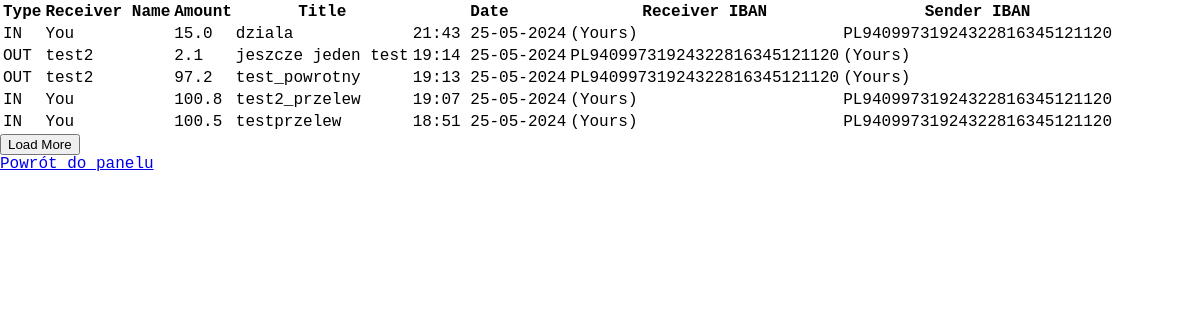
Before: /transfer_history (signed in) with the older database file.
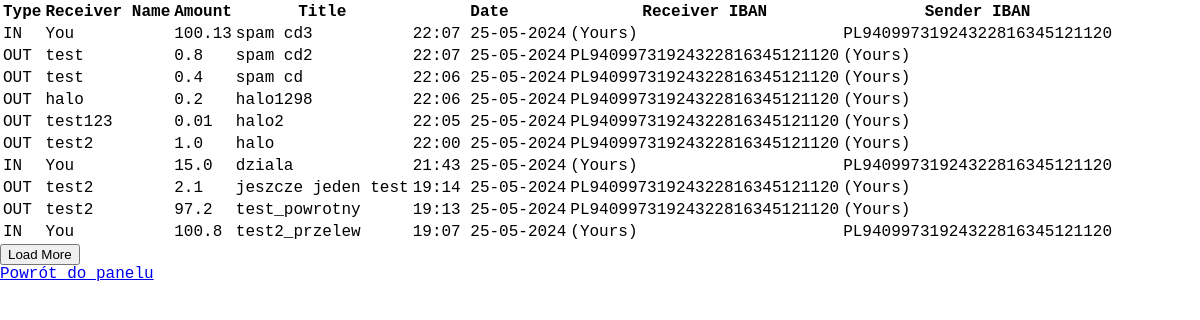
After: the same page with the newer database file.
### app/__init__.py (models this page shows, shortened)
class Transfers(db.Model):
    __tablename__ = "Transfers"
    transfer_id = db.Column(db.String(64), primary_key=True, unique=True)
    sender_iban = db.Column(db.String(28), nullable=False)
    receiver_iban = db.Column(db.String(28), nullable=False)
    title = db.Column(db.String(50), nullable=False)
    receiver_name = db.Column(db.String(50), nullable=False)
    amount = db.Column(db.Float, nullable=False)
    date = db.Column(db.DateTime, nullable=False)
    sender_id = db.Column(db.String(16), db.ForeignKey('Customers.customer_id'), nullable=False)

### app/views.py (the view)
@app.route("/transfer_history", methods=['GET','POST'])
@login_required
def transfer_history():
    limit = 10
    offset = int(request.args.get('offset', 0))
    transfers = get_transfers(current_user.login, limit, offset)
    pesel = current_user.pesel
    customer_id = Customers.query.filter_by(pesel=pesel).first().customer_id
    return render_template("transfer_history.html", transfers=transfers, current_customer_id=customer_id, offset=offset, limit=limit)

### app/models/utils.py (called while the page is built)
def beautify_transfer(transfers):
    for transfer in transfers:
        transfer.formatted_date  = transfer.date.strftime("%H:%M %d-%m-%Y")
    return transfers

def get_transfers(login: str, limit: int, offset: int = 0):
    user = Users.query.filter_by(login=login).first()
    customer = Customers.query.filter_by(pesel=user.pesel).first()
    transfers_out = Transfers.query.filter_by(sender_id=customer.customer_id).all()
    transfers_in = Transfers.query.filter_by(receiver_iban=customer.iban_number).all()
    transfers = transfers_in + transfers_out
    transfers.sort(key=lambda x: x.date, reverse=True)
    recent_transfers = transfers[:offset+limit]
    return beautify_transfer(recent_transfers)

### app/views.py (called while the page is built)
@login_manager.user_loader
def load_user(pesel):
    return Users.query.get(pesel)

### app/templates/transfer_history.html (shortened to what this page needs)
{% extends 'base.html'%}
{% block body %}
<table>
    <tr>
        <th>Type</th>
        <th>Receiver Name</th>
        <th>Amount</th>
        <th>Title</th>
        <th>Date</th>
        <th>Receiver IBAN</th>
        <th>Sender IBAN</th>
    </tr>
    {% for item in transfers %}
        <tr>
            {% if item.sender_id == current_customer_id %}
                <td>OUT</td>
                <td>{{ item.receiver_name }}</td>
                <td>{{ item.amount }}</td>
                <td>{{ item.title }}</td>
                <td>{{ item.formatted_date }}</td>
                <td>{{ item.receiver_iban }}</td>
                <td>(Yours)</td>
            {% else %}
                <td>IN</td>
                <td> You</td>
                <td>{{ item.amount }}</td>
                <td>{{ item.title }}</td>
                <td>{{ item.formatted_date }}</td>
                <td>(Yours)</td>
                <td>{{ item.sender_iban }}</td>
            {% endif %}
        </tr>
    {% endfor %}
</table>
<form method="get" action="/transfer_history">
    <button type="submit">Load More</button>
</form>
<a href="{{url_for('dashboard')}}">Powrót do panelu</a>
{% endblock %}

### app/templates/base.html (shortened to what this page needs)
<!DOCTYPE html>
<html lang="en">
<head>
    <link rel="stylesheet" href="{{ url_for('static', filename='css/main.css') }}">
</head>
<body>
    {% block body %}{% endblock %}
</body>
</html>

### app/static/css/main.css (style rules this page uses)
body { margin: 0; font-family: 'Courier New', Courier, monospace; }

Changed rows visible on the page:
no longer on this page (row unchanged): Transfers: amount "100.5", title "testprzelew", formatted_date "18:51 25-05-2024", sender_iban "PL94099731924322816345121120"
added Transfers: amount "100.13", title "spam cd3", formatted_date "22:07 25-05-2024", sender_iban "PL94099731924322816345121120"
added Transfers: receiver_name "test", amount "0.8", title "spam cd2", formatted_date "22:07 25-05-2024", receiver_iban "PL94099731924322816345121120"
added Transfers: receiver_name "test", amount "0.4", title "spam cd", formatted_date "22:06 25-05-2024", receiver_iban "PL94099731924322816345121120"
added Transfers: receiver_name "halo", amount "0.2", title "halo1298", formatted_date "22:06 25-05-2024", receiver_iban "PL94099731924322816345121120"
added Transfers: receiver_name "test123", amount "0.01", title "halo2", formatted_date "22:05 25-05-2024", receiver_iban "PL94099731924322816345121120"
added Transfers: receiver_name "test2", amount "1.0", title "halo", formatted_date "22:00 25-05-2024", receiver_iban "PL94099731924322816345121120"
